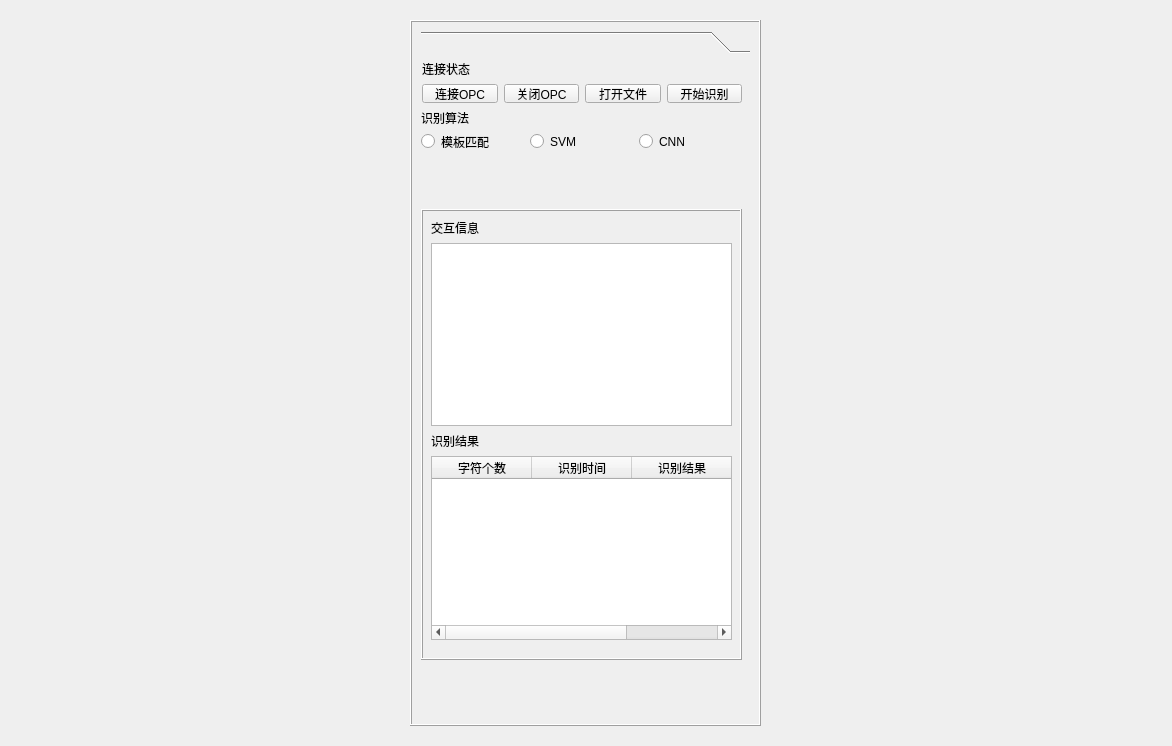
<?xml version="1.0" encoding="UTF-8"?>
<ui version="4.0">
 <class>Form</class>
 <widget class="QWidget" name="Form">
  <property name="geometry">
   <rect>
    <x>0</x>
    <y>0</y>
    <width>1172</width>
    <height>746</height>
   </rect>
  </property>
  <property name="windowTitle">
   <string>Form</string>
  </property>
  <layout class="QGridLayout" name="gridLayout">
   <item row="0" column="0">
    <widget class="QWidget" name="widget_10" native="true">
     <layout class="QGridLayout" name="gridLayout_2">
      <item row="0" column="0">
       <widget class="QFrame" name="frame_2">
        <property name="minimumSize">
         <size>
          <width>351</width>
          <height>0</height>
         </size>
        </property>
        <property name="maximumSize">
         <size>
          <width>351</width>
          <height>16777215</height>
         </size>
        </property>
        <property name="frameShape">
         <enum>QFrame::Box</enum>
        </property>
        <property name="frameShadow">
         <enum>QFrame::Raised</enum>
        </property>
        <layout class="QGridLayout" name="gridLayout_3">
         <item row="1" column="0">
          <widget class="QToolBox" name="toolBox">
           <property name="currentIndex">
            <number>0</number>
           </property>
           <widget class="QWidget" name="page">
            <property name="geometry">
             <rect>
              <x>0</x>
              <y>0</y>
              <width>329</width>
              <height>662</height>
             </rect>
            </property>
            <attribute name="label">
             <string/>
            </attribute>
            <widget class="QFrame" name="frame_3">
             <property name="geometry">
              <rect>
               <x>0</x>
               <y>150</y>
               <width>321</width>
               <height>451</height>
              </rect>
             </property>
             <property name="frameShape">
              <enum>QFrame::Box</enum>
             </property>
             <property name="frameShadow">
              <enum>QFrame::Raised</enum>
             </property>
             <widget class="QWidget" name="widget_5" native="true">
              <property name="geometry">
               <rect>
                <x>10</x>
                <y>10</y>
                <width>301</width>
                <height>421</height>
               </rect>
              </property>
              <widget class="QWidget" name="layoutWidget">
               <property name="geometry">
                <rect>
                 <x>0</x>
                 <y>0</y>
                 <width>301</width>
                 <height>421</height>
                </rect>
               </property>
               <layout class="QVBoxLayout" name="verticalLayout">
                <item>
                 <widget class="QLabel" name="label_2">
                  <property name="text">
                   <string>交互信息</string>
                  </property>
                 </widget>
                </item>
                <item>
                 <widget class="QListWidget" name="lst_info">
                  <property name="resizeMode">
                   <enum>QListView::Adjust</enum>
                  </property>
                 </widget>
                </item>
                <item>
                 <widget class="QLabel" name="label_3">
                  <property name="text">
                   <string>识别结果</string>
                  </property>
                 </widget>
                </item>
                <item>
                 <widget class="QTableWidget" name="tab_recongnizeInfo">
                  <column>
                   <property name="text">
                    <string>字符个数</string>
                   </property>
                  </column>
                  <column>
                   <property name="text">
                    <string>识别时间</string>
                   </property>
                  </column>
                  <column>
                   <property name="text">
                    <string>识别结果</string>
                   </property>
                  </column>
                 </widget>
                </item>
               </layout>
              </widget>
             </widget>
            </widget>
            <widget class="QWidget" name="layoutWidget">
             <property name="geometry">
              <rect>
               <x>0</x>
               <y>50</y>
               <width>321</width>
               <height>41</height>
              </rect>
             </property>
             <layout class="QVBoxLayout" name="verticalLayout_4">
              <item>
               <widget class="QLabel" name="label_7">
                <property name="text">
                 <string>识别算法</string>
                </property>
               </widget>
              </item>
              <item>
               <layout class="QHBoxLayout" name="horizontalLayout_3">
                <item>
                 <widget class="QRadioButton" name="rbn_module">
                  <property name="text">
                   <string>模板匹配</string>
                  </property>
                 </widget>
                </item>
                <item>
                 <widget class="QRadioButton" name="rbn_svm">
                  <property name="text">
                   <string>SVM</string>
                  </property>
                 </widget>
                </item>
                <item>
                 <widget class="QRadioButton" name="rbn_cnn">
                  <property name="text">
                   <string>CNN</string>
                  </property>
                 </widget>
                </item>
               </layout>
              </item>
             </layout>
            </widget>
            <widget class="QWidget" name="layoutWidget">
             <property name="geometry">
              <rect>
               <x>1</x>
               <y>1</y>
               <width>320</width>
               <height>43</height>
              </rect>
             </property>
             <layout class="QGridLayout" name="gridLayout_4">
              <item row="1" column="0">
               <widget class="QPushButton" name="btn_connectOPC">
                <property name="text">
                 <string>连接OPC</string>
                </property>
               </widget>
              </item>
              <item row="0" column="0">
               <widget class="QLabel" name="label">
                <property name="text">
                 <string>连接状态</string>
                </property>
               </widget>
              </item>
              <item row="1" column="1">
               <widget class="QPushButton" name="btn_disconnectOPC">
                <property name="text">
                 <string>关闭OPC</string>
                </property>
               </widget>
              </item>
              <item row="1" column="3">
               <widget class="QPushButton" name="btn_reconginze">
                <property name="text">
                 <string>开始识别</string>
                </property>
               </widget>
              </item>
              <item row="1" column="2">
               <widget class="QPushButton" name="btn_openFile">
                <property name="text">
                 <string>打开文件</string>
                </property>
               </widget>
              </item>
             </layout>
            </widget>
           </widget>
          </widget>
         </item>
        </layout>
       </widget>
      </item>
      <item row="0" column="1">
       <layout class="QVBoxLayout" name="v_Layout_dis"/>
      </item>
     </layout>
    </widget>
   </item>
  </layout>
 </widget>
 <resources/>
 <connections/>
</ui>
